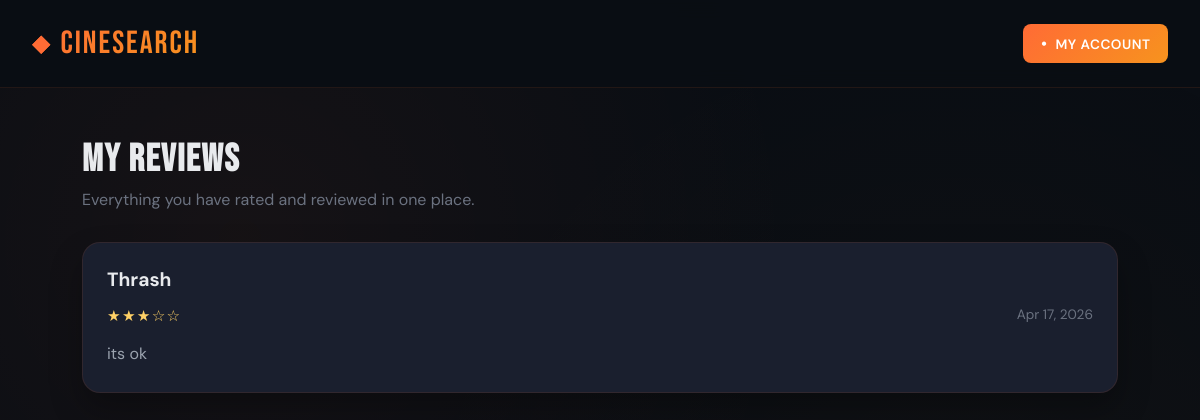
/my_reviews (signed in), run on the app's committed database.
### app.py (models this page shows)
class Review(db.Model):
    id = db.Column(db.Integer, primary_key=True)
    user_id = db.Column(db.Integer, db.ForeignKey("user.id"), nullable=False)
    movie_id = db.Column(db.Integer, nullable=False)
    movie_title = db.Column(db.String(255), nullable=False)
    rating = db.Column(db.Integer, nullable=False)
    review_text = db.Column(db.Text, nullable=False)
    created_at = db.Column(db.DateTime, default=datetime.utcnow, nullable=False)
    user = db.relationship("User", back_populates="reviews")

### app.py (the view)
@app.route("/my_reviews")
def my_reviews():
    user_id = session.get("user_id")
    if not user_id:
        flash("Please sign in to view your reviews.", "error")
        return redirect(url_for("auth"))
    user_reviews = Review.query.filter_by(user_id=user_id).order_by(Review.created_at.desc()).all()
    return render_template("reviews.html", reviews=user_reviews)

### templates/reviews.html (shortened to what this page needs)
<!DOCTYPE html>
<html lang="en">
<head>
    <link rel="stylesheet" href="{{ url_for('static', filename='styles.css') }}">
</head>
<body>
    <header>
        <div class="header-container">
            <a href="/" class="logo">CineSearch</a>
            <div class="header-auth">
                {% if session.get('user_id') %}
                <div class="account-dropdown">
                    <button type="button" class="account-trigger">My Account</button>
                </div>
                {% else %}
                <a href="/auth" class="auth-btn-login">Login</a>
                <a href="/auth" class="auth-btn-register">Register</a>
                {% endif %}
            </div>
        </div>
    </header>
    <main class="reviews-shell">
        <section class="reviews-heading">
            <h1>My Reviews</h1>
            <p>Everything you have rated and reviewed in one place.</p>
        </section>
        {% if reviews %}
        <section class="reviews-grid">
            {% for review in reviews %}
            <article class="review-tile">
                <a href="{{ url_for('movie_details', movie_id=review.movie_id) }}" class="review-movie">{{ review.movie_title }}</a>
                <div class="review-meta">
                    <span class="review-stars">{{ "★" * review.rating }}{{ "☆" * (5 - review.rating) }}</span>
                    <span>{{ review.created_at.strftime("%b %d, %Y") }}</span>
                </div>
                <p class="review-copy">{{ review.review_text }}</p>
            </article>
            {% endfor %}
        </section>
        {% else %}
        <section class="reviews-empty">
            <p>You have not written any reviews yet. Open a movie page to leave your first one.</p>
        </section>
        {% endif %}
    </main>
</body>
</html>

### static/styles.css (style rules this page uses)
:root { --bg-primary: #0a0e14; --bg-secondary: #141922; --bg-card: #1a1f2e; --accent-primary: #ff6b35; --accent-secondary: #f7931e; --text-primary: #e8eaed; --text-secondary: #9ba3af; --text-muted: #6b7280; --border-color: rgba(255, 107, 53, 0.1); }
* { margin: 0; padding: 0; box-sizing: border-box; }
body { font-family: 'DM Sans', sans-serif; background: var(--bg-primary); color: var(--text-primary); overflow-x: hidden; }
body::before { content: ''; position: fixed; top: 0; left: 0; width: 100%; height: 100%; background-image: radial-gradient(circle at 20% 30%, rgba(255, 107, 53, 0.05) 0%, transparent 50%), radial-gradient(circle at 80% 70%, rgba(247, 147, 30, 0.03) 0%, transparent 50%); pointer-events: none; z-index: 0; }
header { background: rgba(10, 14, 20, 0.95); backdrop-filter: blur(10px); border-bottom: 1px solid var(--border-color); position: sticky; top: 0; z-index: 1400; animation: slideDown 0.6s ease-out; }
.header-container { max-width: 1400px; margin: 0 auto; padding: 1.5rem 2rem; display: flex; justify-content: space-between; align-items: center; }
.header-auth { display: flex; align-items: center; gap: 0.75rem; position: relative; }
.account-dropdown { position: relative; }
.account-trigger { color: white; background: linear-gradient(135deg, var(--accent-primary), var(--accent-secondary)); border: none; border-radius: 8px; padding: 0.55rem 1.1rem; font-size: 0.85rem; font-weight: 600; letter-spacing: 0.5px; text-transform: uppercase; cursor: pointer; transition: all 0.3s ease; font-family: 'DM Sans', sans-serif; }
.account-trigger::before { content: '•'; display: inline-block; margin-right: 0.5rem; font-size: 1rem; }
.logo { font-family: 'Bebas Neue', sans-serif; font-size: 2rem; letter-spacing: 2px; background: linear-gradient(135deg, var(--accent-primary), var(--accent-secondary)); -webkit-background-clip: text; -webkit-text-fill-color: transparent; background-clip: text; display: flex; align-items: center; gap: 0.5rem; text-decoration: none; cursor: pointer; transition: all 0.3s ease; }
.logo::before { content: '◆'; font-size: 1.5rem; -webkit-text-fill-color: var(--accent-primary); }

### templates/reviews.html (style rules this page uses)
.reviews-shell { max-width: 1100px; margin: 3rem auto 4rem; padding: 0 2rem; position: relative; z-index: 1; }
.reviews-heading { margin-bottom: 2rem; }
.reviews-heading h1 { font-family: 'Bebas Neue', sans-serif; font-size: 2.4rem; letter-spacing: 1.5px; margin-bottom: 0.35rem; }
.reviews-heading p { color: var(--text-muted); }
.reviews-grid { display: grid; grid-template-columns: repeat(auto-fit, minmax(280px, 1fr)); gap: 1.25rem; }
.review-tile { background: var(--bg-card); border: 1px solid var(--border-color); border-radius: 18px; padding: 1.5rem; box-shadow: 0 16px 32px rgba(0, 0, 0, 0.28); display: flex; flex-direction: column; gap: 0.9rem; }
.review-movie { font-size: 1.2rem; font-weight: 700; color: var(--text-primary); text-decoration: none; }
.review-meta { display: flex; justify-content: space-between; gap: 0.75rem; flex-wrap: wrap; color: var(--text-muted); font-size: 0.85rem; }
.review-stars { color: #ffd166; letter-spacing: 0.08rem; font-size: 0.95rem; }
.review-copy { color: var(--text-secondary); line-height: 1.7; white-space: pre-wrap; }

### data on the page
Review: movie_title "Thrash", rating "★★★", rating "☆☆", created_at "Apr 17, 2026", review_text "its ok"
